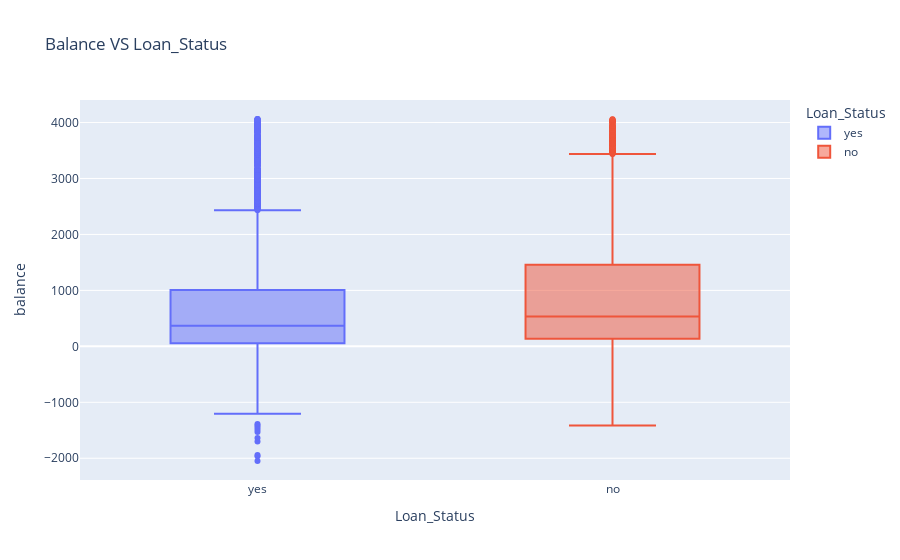

Notebook source saved alongside this figure:
### Markdown cell above
Теперь давайте рассмотрим взаимосвязь между балансом клиента и статусом кредита

### Code cell
fig_income = px.box(df_cleaned, x='Loan_Status', 
                    y='balance',
                    color="Loan_Status", 
                    title='Balance VS Loan_Status')
fig_income.show()

### Figure 1 — Plotly figure (JSON) as saved in the notebook; plotly's stock layout.template omitted (floating-point values rounded to 4 significant figures; data arrays with more than 128 entries replaced by an {"elided": "..."} marker saying what was removed)
{"data": [{"alignmentgroup": "True", "hovertemplate": "Loan_Status=%{x}<br>balance=%{y}<extra></extra>", "legendgroup": "yes", "marker": {"color": "#636efa"}, "name": "yes", "notched": false, "offsetgroup": "yes", "orientation": "v", "showlegend": true, "type": "box", "x": {"elided": "5452 str values"}, "x0": " ", "xaxis": "x", "y": {"elided": "5452 int values"}, "y0": " ", "yaxis": "y"}, {"alignmentgroup": "True", "hovertemplate": "Loan_Status=%{x}<br>balance=%{y}<extra></extra>", "legendgroup": "no", "marker": {"color": "#EF553B"}, "name": "no", "notched": false, "offsetgroup": "no", "orientation": "v", "showlegend": true, "type": "box", "x": {"elided": "4479 str values"}, "x0": " ", "xaxis": "x", "y": {"elided": "4479 int values"}, "y0": " ", "yaxis": "y"}], "layout": {"boxmode": "overlay", "legend": {"title": {"text": "Loan_Status"}, "tracegroupgap": 0}, "title": {"text": "Balance VS Loan_Status"}, "xaxis": {"anchor": "y", "categoryarray": ["yes", "no"], "categoryorder": "array", "domain": [0, 1], "title": {"text": "Loan_Status"}}, "yaxis": {"anchor": "x", "domain": [0, 1], "title": {"text": "balance"}}}}
